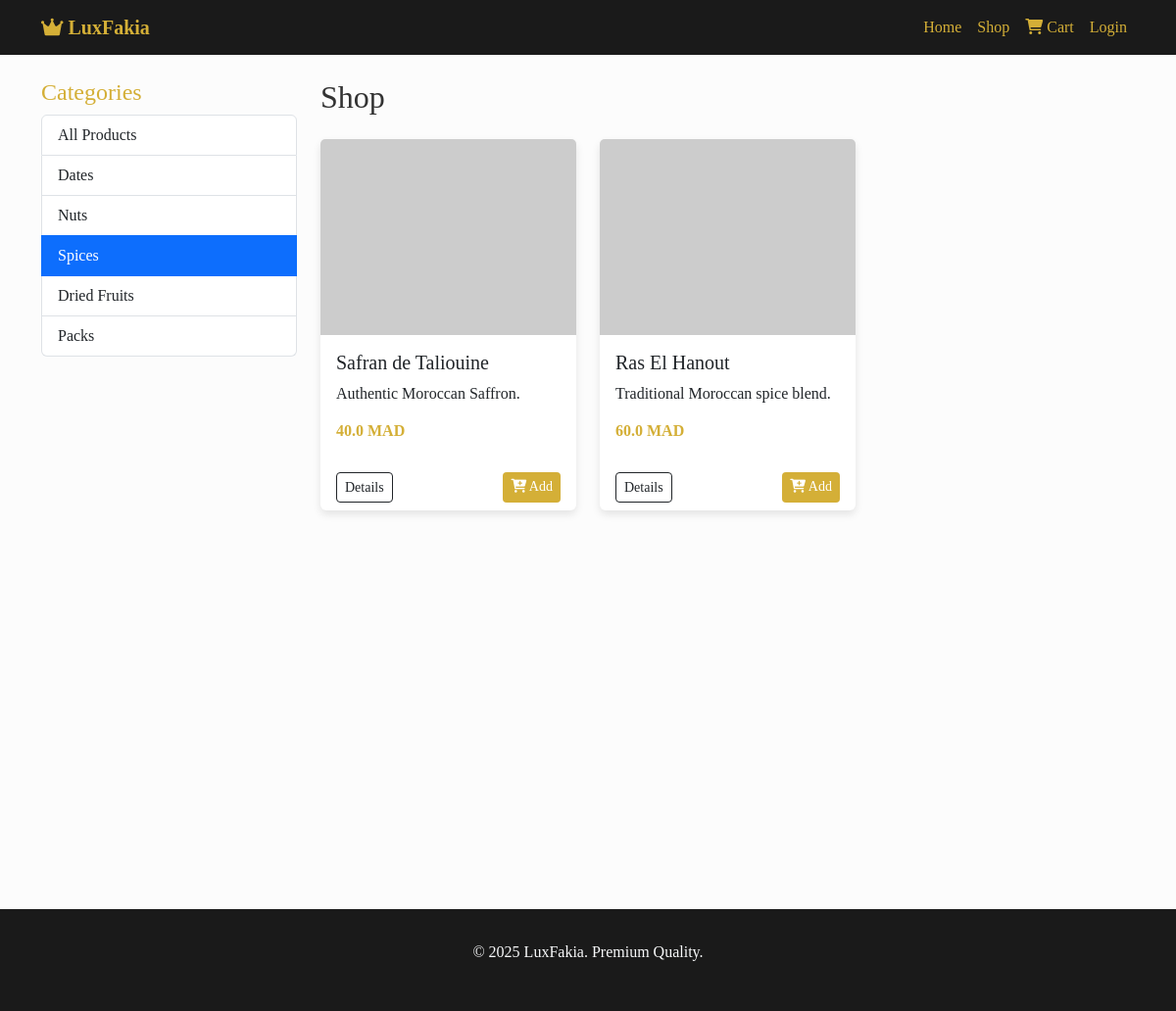
/shop?category=Spices, run on the app's committed database.
### models.py (models this page shows, shortened)
class Product(db.Model):
    id = db.Column(db.Integer, primary_key=True)
    name = db.Column(db.String(150), nullable=False)
    description = db.Column(db.Text, nullable=True)
    price = db.Column(db.Float, nullable=False)
    category = db.Column(db.String(100), nullable=False)
    image_url = db.Column(db.String(500), nullable=True)

### routes.py (the view)
@main_bp.route('/shop')
def shop():
    category = request.args.get('category')
    if category:
        products = Product.query.filter_by(category=category).all()
    else:
        products = Product.query.all()
    categories = db.session.query(Product.category).distinct().all()
    categories = [c[0] for c in categories]
    return render_template('shop.html', products=products, categories=categories, current_category=category)

### templates/shop.html
{% extends "base.html" %}
{% block content %}
<div class="row">
    <div class="col-md-3">
        <h4 class="text-gold">Categories</h4>
        <div class="list-group">
            <a href="{{ url_for('main.shop') }}" class="list-group-item list-group-item-action {% if not current_category %}active{% endif %}">All Products</a>
            {% for cat in categories %}
            <a href="{{ url_for('main.shop', category=cat) }}" class="list-group-item list-group-item-action {% if current_category == cat %}active{% endif %}">{{ cat }}</a>
            {% endfor %}
        </div>
    </div>
    <div class="col-md-9">
        <h2 class="mb-4">Shop</h2>
        <div class="row row-cols-1 row-cols-md-3 g-4">
            {% for product in products %}
            <div class="col">
                <div class="card h-100">
                    <img src="{{ product.image_url }}" class="card-img-top" alt="{{ product.name }}" style="height: 200px; object-fit: cover;">
                    <div class="card-body">
                        <h5 class="card-title">{{ product.name }}</h5>
                        <p class="card-text text-truncate">{{ product.description }}</p>
                        <h6 class="text-gold fw-bold">{{ product.price }} MAD</h6>
                    </div>
                    <div class="card-footer bg-transparent border-top-0 d-flex justify-content-between">
                        <a href="{{ url_for('main.product_detail', product_id=product.id) }}" class="btn btn-outline-dark btn-sm">Details</a>
                        <a href="{{ url_for('main.add_to_cart', product_id=product.id) }}" class="btn btn-gold btn-sm"><i class="fas fa-cart-plus"></i> Add</a>
                    </div>
                </div>
            </div>
            {% endfor %}
        </div>
    </div>
</div>
{% endblock %}

### templates/base.html (style rules this page uses)
:root { --primary-gold: #D4AF37; --dark-bg: #1a1a1a; --light-text: #f8f9fa; }
body { font-family: 'Playfair Display', serif; background-color: #fcfcfc; color: #333; }
.btn-gold { background-color: var(--primary-gold); color: #fff; border: none; }
.text-gold { color: var(--primary-gold); }
.card { border: none; box-shadow: 0 4px 8px rgba(0,0,0,0.1); transition: transform 0.3s; }

### data on the page
Product: name "Safran de Taliouine", description "Authentic Moroccan Saffron.", price "40.0"
Product: name "Ras El Hanout", description "Traditional Moroccan spice blend.", price "60.0"

### other printed values
{{ cat }} "Dates" "Nuts" "Spices" "Dried Fruits" "Packs"
